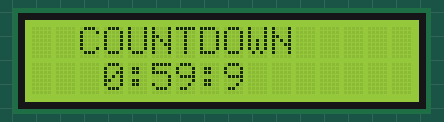
The sketch below on a simulated Arduino Uno, built with avr-gcc and run on an emulated ATmega328P. Shown: 16×2 character LCD.

Above: at 0.13 s.
At 5.14 s:
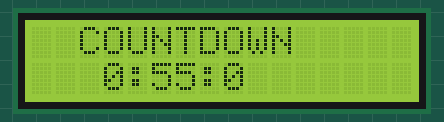
At 10.05 s:
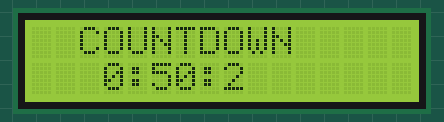
At 19.97 s:
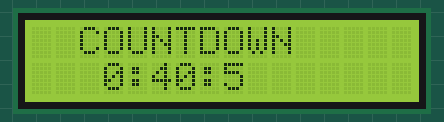
At 29.89 s:
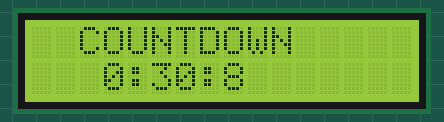
At 39.93 s:
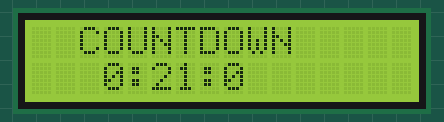

The sketch:

Lesson_12_-_LCD1602_with_I2C_Module.ino
```cpp
#include <LiquidCrystal_I2C.h>


LiquidCrystal_I2C lcd(0x27, 16, 2);

void blink(String word, int x, int y) {
  lcd.setCursor(x, y);
  lcd.print(word);
  delay(500);
  for(int i=0; i<word.length(); i++){
      lcd.setCursor(x, y);
      lcd.print(" ");
      x++;
  }
  delay(500);
}

void Countdown() {
  for (int i = 0; i >= 0; i--) {
    lcd.setCursor(3, 1);
    lcd.print(i);
    lcd.setCursor(4, 1);
    lcd.print(":");
    for (int j = 5; j >= 0; j--) {
      lcd.setCursor(5, 1);
      lcd.print(j);
      for (int k = 9; k >= 0; k--) {
        lcd.setCursor(6, 1);
        lcd.print(k);
        lcd.setCursor(7, 1);
        lcd.print(":");
        for (int l = 9; l >= 0; l--) {
          lcd.setCursor(8, 1);
          lcd.print(l);
          delay(100);
        }
      }
    }
  }
}
void countNumber() {
  for (int i = 0; i < 10; i++) {
    lcd.setCursor(2, 0);
    lcd.print(i);
    for (int j = 0; j < 10; j++) {
      lcd.setCursor(3, 0);
      lcd.print(j);
      for (int k = 0; k < 10; k++) {
        lcd.setCursor(4, 0);
        lcd.print(k);
        delay(1000);
      }
    }
  }
}


void Timer() {
  for (int i = 0; i < 10; i++) {
    lcd.setCursor(2, 1);
    lcd.print(i);
    lcd.setCursor(3, 1);
    lcd.print(":");
    for (int j = 0; j < 6; j++) {
      lcd.setCursor(4, 1);
      lcd.print(j);
      for (int k = 0; k < 10; k++) {
        lcd.setCursor(5, 1);
        lcd.print(k);
        lcd.setCursor(6, 1);
        lcd.print(":");
        for (int l = 0; l < 10; l++) {
          lcd.setCursor(7, 1);
          lcd.print(l);
          delay(100);
        }
      }
    }
  }
}

void setup() {
  lcd.init();
  lcd.backlight();
  lcd.setCursor(2,0);
  lcd.print("COUNTDOWN");
  Countdown();
}

void loop() {
  lcd.setCursor(2,0);
  lcd.print("Time's up!");
  blink("0:00:0", 3, 1);
}
```
